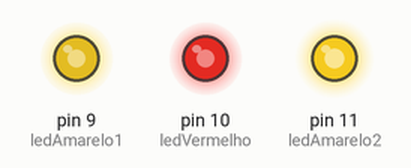
Bench run of a sketch on a simulated Arduino Uno, built with avr-gcc and run on an emulated ATmega328P. Parts: output pins drawn as LEDs (lit = HIGH). Random numbers use the default seed unless the sketch sets one.

Above: at 0.37 s.
At 7.48 s:
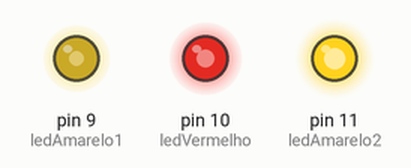
At 10.59 s:
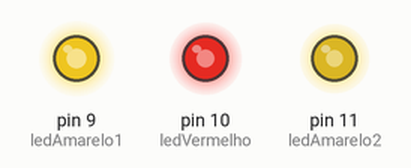
At 21.12 s:
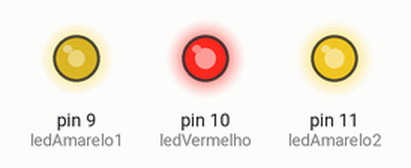
At 28.18 s:
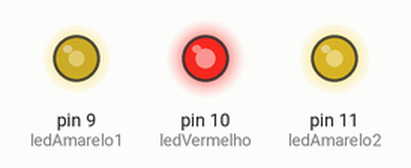
At 39.32 s:
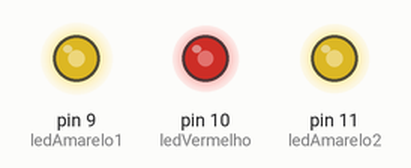
Timing chart, 0 to 40.0 s (numbered marks = the images above):
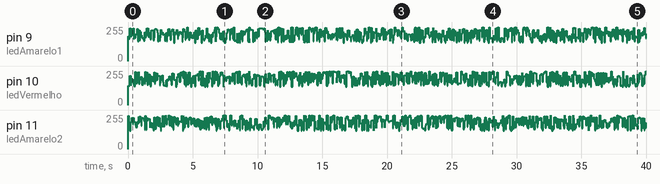

The sketch:

Fogueira.ino
```cpp
const byte ledVermelho = 10;
const byte ledAmarelo1 = 9;
const byte ledAmarelo2 = 11;

void setup() {
  pinMode(ledVermelho,OUTPUT);
  pinMode(ledAmarelo1,OUTPUT);
  pinMode(ledAmarelo2,OUTPUT);
}

void loop() {
  analogWrite(ledVermelho,random(120)+136);
  analogWrite(ledAmarelo1,random(120)+136);
  analogWrite(ledAmarelo2,random(120)+136);
  delay(random(100));
}
```
